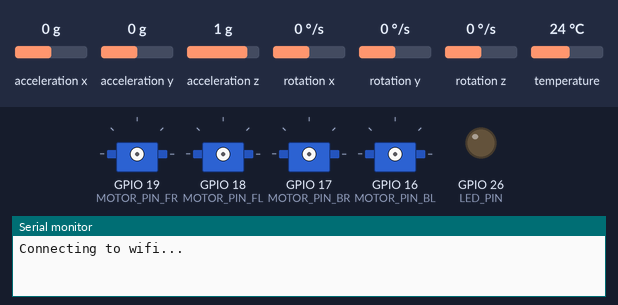
The program below on a simulated ESP32. Shown: 4 × servo, output pins drawn as LEDs (lit = HIGH), the last lines printed to the serial monitor. The inputs (shaded band) are chosen by the test bench; at power-on: acceleration x 0 g, acceleration y 0 g, acceleration z 1 g, rotation x 0 °/s, rotation y 0 °/s, rotation z 0 °/s, temperature 24 °C. WiFi joins after 1.5 s; servers stay silent unless stated.

Above: at 0.1 s.
At 8.2 s:
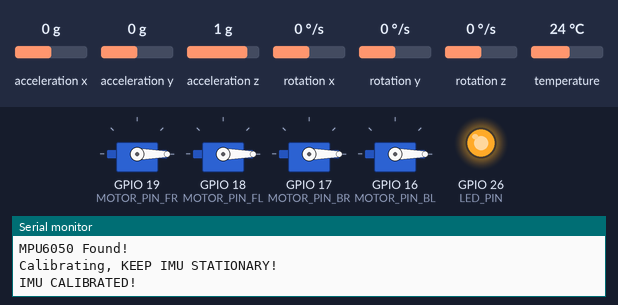
Timing chart, 0 to 9.7 s (numbered marks = the images above):
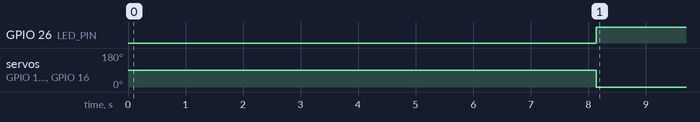

The program:

main.cpp
```cpp
#include <Arduino.h>
#include <ESP32Servo.h>
#include <Wire.h>
#include <MPU_funcs.h>

///////////////// COMMS /////////////////////////////
#include <Comms_funcs_gui.h>
//////////////// COMMS //////////////////////////////
#define KILL_SPEED 950
#define MIN_SPEED 1000
#define MAX_SPEED 2000
#define MOTOR_PIN_FR 19
#define MOTOR_PIN_FL 18
#define MOTOR_PIN_BR 17
#define MOTOR_PIN_BL 16
//-------------------
#define YAW_INDEX 0
#define PITCH_INDEX 1
#define ROLL_INDEX 2
#define THROTTLE_INDEX 3
//--------------------
#define LED_PIN 26
//--------------------
volatile unsigned int pulseLength[4] = {1500, 1500, 1500, 1200};
unsigned long ESCFRspeed, ESCFLspeed, ESCBRspeed, ESCBLspeed = 1000;
volatile int throttle;

// GLOBAL VARS FOR PID CONTROLLER
float angle_Setpoints[3] = {0,0,0}; // YAW, PITCH, ROLL
float errors[3];
float errorsSum[3] = {0,0,0}; // FOR THE INTEGRAL PART
float errorsDelta[3] = {0,0,0}; // FOR THE DERIVATIVE PART
float previousError[3] = {0,0,0}; // FOR THE DERIVATIVE PART

//PID COEFFICIENTS YAW,PITCH, ROLL
volatile float Kp[3] = {3 ,0 ,0};
volatile float Ki[3] = {0.02 ,0 ,0};
volatile float Kd[3] = {0 ,0 ,0};

Servo ESCFR;
Servo ESCFL;
Servo ESCBR;
Servo ESCBL;

float pitch, roll, yaw;
float yawPID, rollPID, pitchPID = 0;
float yawCommand, pitchCommand, rollCommand = 0;
//float batteryVoltage;

void escInit(){
  ESCFR.attach(MOTOR_PIN_FR,MIN_SPEED,MAX_SPEED);
  ESCFL.attach(MOTOR_PIN_FL,MIN_SPEED,MAX_SPEED);
  ESCBR.attach(MOTOR_PIN_BR,MIN_SPEED,MAX_SPEED);
  ESCBL.attach(MOTOR_PIN_BL,MIN_SPEED,MAX_SPEED);

}

void getAngles(){
  findAngles(&pitch,&roll,&yaw);
}

void escCalibration()
{
  // SEND MAX OUTPUT
  Serial.print("Now writing maximum output: (");
  Serial.print(MAX_SPEED);
  Serial.print(" us in this case)");
  Serial.print("\n");
  Serial.println("Turn on power source, then wait 2 seconds and press any key.");
  ESCFR.writeMicroseconds(MAX_SPEED);
  ESCFL.writeMicroseconds(MAX_SPEED);
  ESCBR.writeMicroseconds(MAX_SPEED);
  ESCBL.writeMicroseconds(MAX_SPEED);

  // WAIT FOR INPUT
  while (Serial.available() <= 0)
  {
    delay(100);
  }

  // SEND MIN OUTPUT
  Serial.println("\n");
  Serial.println("\n");
  Serial.print("Sending minimum output: (");
  Serial.print(MIN_SPEED);
  Serial.print(" us in this case)");
  Serial.print("\n");

  ESCFR.writeMicroseconds(MIN_SPEED);
  ESCFL.writeMicroseconds(MIN_SPEED);
  ESCBR.writeMicroseconds(MIN_SPEED);
  ESCBL.writeMicroseconds(MIN_SPEED);

  Serial.println("The ESCs are calibrated");
}

float minmax(float value, float min_value, float max_value)
{
  if (value > max_value)
  {
    value = max_value;
  }

  else if (value < min_value)
  {
    value = min_value;
  }

  return value;
}

void calculateErrors(){
  // Calculate current errors
  errors[YAW_INDEX] = yaw - yawCommand;
  errors[PITCH_INDEX] = pitch - pitchCommand;
  errors[ROLL_INDEX] = roll - rollCommand;

  // Calculate sum of errors : Integral coefficients

  errorsSum[YAW_INDEX] += errors[YAW_INDEX];
  errorsSum[PITCH_INDEX] += errors[PITCH_INDEX];
  errorsSum[ROLL_INDEX] += errors[ROLL_INDEX];

  // Keep values in acceptable range

  errorsSum[YAW_INDEX] = minmax(errorsSum[YAW_INDEX], -400, 400);
  errorsSum[PITCH_INDEX] = minmax(errorsSum[PITCH_INDEX], -400, 400);
  errorsSum[ROLL_INDEX] = minmax(errorsSum[ROLL_INDEX], -400, 400);

  // Calculate error delta : Derivative coefficients
  errorsDelta[YAW_INDEX] = errors[YAW_INDEX] - previousError[YAW_INDEX];
  errorsDelta[PITCH_INDEX] = errors[PITCH_INDEX] - previousError[PITCH_INDEX];
  errorsDelta[ROLL_INDEX] = errors[ROLL_INDEX] - previousError[ROLL_INDEX];

  // Save current error as previous_error for next time
  previousError[YAW_INDEX] = errors[YAW_INDEX];
  previousError[PITCH_INDEX] = errors[PITCH_INDEX];
  previousError[ROLL_INDEX] = errors[ROLL_INDEX];
}

void resetPidController(){
  errors[YAW_INDEX] = 0;
  errors[PITCH_INDEX] = 0;
  errors[ROLL_INDEX] = 0;

  errorsSum[YAW_INDEX] = 0;
  errorsSum[PITCH_INDEX] = 0;
  errorsSum[ROLL_INDEX] = 0;

  previousError[YAW_INDEX] = 0;
  previousError[PITCH_INDEX] = 0;
  previousError[ROLL_INDEX] = 0;
}

void pidController(){
  ///////////////// COMMS /////////////////////////////
  Kp[PITCH_INDEX] = newKp;
  Kp[ROLL_INDEX] = newKp;
  Ki[PITCH_INDEX] = newKi;
  Ki[ROLL_INDEX] = newKi;
  Kd[PITCH_INDEX] = newKd;
  Kd[ROLL_INDEX] = newKd;
  ///////////////// COMMS /////////////////////////////
  throttle  = throttleCmd; // Received throttle_pulse
    // Initialize motor commands with throttle
  ESCFRspeed = throttle;
  ESCFLspeed = throttle;
  ESCBRspeed = throttle;
  ESCBLspeed = throttle;

  if(throttle >= 1100){
    // PID = e.Kp + ∫e.Ki + Δe.Kd
    yawPID = (errors[YAW_INDEX]*Kp[YAW_INDEX])+(errorsSum[YAW_INDEX]*Ki[YAW_INDEX])+(errorsDelta[YAW_INDEX]*Kd[YAW_INDEX]);
    pitchPID = (errors[PITCH_INDEX]*Kp[PITCH_INDEX])+(errorsSum[PITCH_INDEX]*Ki[PITCH_INDEX])+(errorsDelta[PITCH_INDEX]*Kd[PITCH_INDEX]);
    rollPID = (errors[ROLL_INDEX]*Kp[ROLL_INDEX])+(errorsSum[ROLL_INDEX]*Ki[ROLL_INDEX])+(errorsDelta[ROLL_INDEX]*Kd[ROLL_INDEX]);
    // LIMIT THE VALUES OF THE CORRECTION
    yawPID = minmax(yawPID,-400,400);
    pitchPID = minmax(pitchPID,-400,400);
    rollPID = minmax(rollPID,-400,400);
    // Calculate pulse duration for each ESC
    ESCFRspeed = throttle + rollPID + pitchPID - yawPID;
    ESCFLspeed = throttle - rollPID + pitchPID + yawPID;
    ESCBRspeed = throttle + rollPID - pitchPID + yawPID;
    ESCBLspeed = throttle - rollPID - pitchPID - yawPID;
    // Prevent out-of-range-values
    ESCFRspeed = minmax(ESCFRspeed, 1050, 1800);
    ESCFLspeed = minmax(ESCFLspeed, 1050, 1800);
    ESCBRspeed = minmax(ESCBRspeed, 1050, 1800);
    ESCBLspeed = minmax(ESCBLspeed, 1050, 1800);
  }
}


void secMeasure(){
  //ESCFLspeed, ESCFRspeed, ESCBRspeed, ESCBLspeed = 1000;
  ESCFR.writeMicroseconds(1000);
  ESCFL.writeMicroseconds(1000);
  ESCBR.writeMicroseconds(1000);
  ESCBL.writeMicroseconds(1000);
  pinMode(LED_PIN,0);
  delay(15000);
}

void motorSpeed(){
  ESCFR.writeMicroseconds(ESCFRspeed);
  ESCFL.writeMicroseconds(ESCFLspeed);
  ESCBR.writeMicroseconds(ESCBRspeed);
  ESCBL.writeMicroseconds(ESCBLspeed);
}


void setup(){
  pinMode(LED_PIN,OUTPUT);
  Serial.begin(9600);
  ///////////////// COMMS /////////////////////////////
  connectToWifi();
  server.begin();
  ///////////////// COMMS /////////////////////////////
  imuSetup();
  escInit();
  //escCalibration();
  imuCalibration();

  resetPidController();
}
void loop(){
  while (killFlag!=1){
    /* now = millis();
    deltaTime = now - previousTime; */
    ///////////////// ADDED FOR COMMS /////////////////////////////
    WiFiClient client = server.available();
    if (client) {
      handleClientRequest(client);
    }
    ///////////////// ADDED FOR COMMS /////////////////////////////
    digitalWrite(LED_PIN,1);
    getAngles();


    calculateErrors();
    pidController();
    motorSpeed();
    /////////////////////// IN CASE WIFI DISCONNECTS //////////////////////////
    if (WiFi.status() != WL_CONNECTED){
      ESCFR.writeMicroseconds(1200);
      ESCFL.writeMicroseconds(1200);
      ESCBR.writeMicroseconds(1200);
      ESCBL.writeMicroseconds(1200);
    }
    /////////////////////// IN CASE WIFI DISCONNECTS //////////////////////////

    ///////////////// ADDED FOR COMMS /////////////////////////////
    /* log("Throttle :");
    logln(throttleCmd);
    log("Kp :");
    logln(Kp[PITCH_INDEX]);
    log("Ki :");
    logln(Ki[PITCH_INDEX]);
    log("Kd :");
    logln(Kd[PITCH_INDEX]);
    log("FLAG");
    logln(killFlag); */
    ///////////////// ADDED FOR COMMS /////////////////////////////

    ////////////////////////////////// ESCs DEBUG //////////////////////////////////
    /* int i = 0;
    if (i%500 == 0) {
      log("FRONT RIGHT : ");
      log(ESCFRspeed);
      logln("///////////");
      log("FRONT LEFT : ");
      log(ESCFLspeed);
      logln("///////////");
      log("BACK RIGHT : ");
      log(ESCBRspeed);
      logln("///////////");
      log("BACK LEFT : ");
      log(ESCBLspeed);
      logln("///////////");
    }
    i++; */
    ////////////////////////////////// ESCs DEBUG //////////////////////////////////
    // previousTime = now;
    /* logln(Kp[PITCH_INDEX]);
    logln(Kp[ROLL_INDEX]);
    logln(Ki[PITCH_INDEX]);
    logln(Ki[ROLL_INDEX]);
    logln(Kd[PITCH_INDEX]);
    logln(Kd[ROLL_INDEX]); */
  }
  secMeasure(); exit(0);
  /* if(deltaTime > 8){
    calculateErrors();
    pidController();
    motorSpeed();
  } */
}


// ROLL RIGHT IS GOOD, RIGHT MOTORS ARE ACCELERATING.
// ROLL LEFT IS GOOD, LEFT MOTORS ARE ACCELERATING.
// PITCH FORWARD IS GOOD, FRONT MOTORS ARE ACCELERATING.
// PITCH BACK IS GOOD, BACK MOTORS ARE ACCELERATING. 
```

Comms_funcs_gui.h
```cpp
#include <Arduino.h>
#include <Wifi.h>
#include <WiFiserver.h>


WiFiServer server(80);

#define log Serial.print
#define logln Serial.println

#define WIFI_TIMEOUT_MS 20000

const char* ssid = "Quedusalzerr";
const char* password = "667MMSovg";

volatile uint16_t throttleCmd = 1000, prevThrottle;
volatile int killFlag = 0;
volatile float newKp, newKi, newKd = 0;

void connectToWifi(){
  log("Connecting to wifi");
  WiFi.mode(WIFI_STA);             //THE ESP CONNECTS TO AN EXISTING WIFI NETWORK (STA = STATION)(AP = ACCESS POINT)
  WiFi.begin(ssid,password);

  //unsigned long startConnectionTime = millis();

  while(WiFi.status() != WL_CONNECTED){
    log(".");
    delay(100);
  }

  if(WiFi.status() != WL_CONNECTED){
    logln("Connection timed out.");
  } else {
    logln("Connected successfully!");
    logln(WiFi.localIP());
  }
}


void handleClientRequest(WiFiClient client){
  Serial.println("New client");
  uint16_t th, flag;
  float kp, ki, kd;
  uint8_t buf[16];

  // Receive the packed values from the client
  client.read((uint8_t*)buf, 16);

  // Unpack the values
  th = *(uint16_t*)(&buf[0]);
  kp = *(float*)(&buf[2]);
  ki = *(float*)(&buf[6]);
  kd = *(float*)(&buf[10]);
  flag = *(uint16_t*)(&buf[14]);

  // Print the values
  /* Serial.print("th = ");
  Serial.println(th);
  Serial.print("kp = ");
  Serial.println(kp);
  Serial.print("ki = ");
  Serial.println(ki);
  Serial.print("kd = ");
  Serial.println(kd); */
  if (th == 0) throttleCmd = prevThrottle;                    // ERROR CHECKING
  else throttleCmd = th;
  newKp = kp;
  newKi = ki;
  newKd = kd;
  killFlag = flag;

  prevThrottle = throttleCmd;                                 // ERROR CHECKING

  // Send a response back to the client
  client.write((uint8_t*)&th, 2);
}
```

MPU_funcs.h
```cpp
#ifndef _MPU_FUNCS_H
#define _MPU_FUNCS_H

#include <Arduino.h>
#include <Adafruit_MPU6050.h>
#include <Adafruit_Sensor.h>
#include <Wire.h>


#define CALIB_NB 1500

Adafruit_MPU6050 mpu;
sensors_event_t accelero, gyroscope, tempurature;


float AccX, AccY, AccZ;
float GyroX, GyroY, GyroZ;
float AccXangleError, AccYangleError, GyroXError, GyroYError, GyroZError;
float PreviousYaw, PreviousGyroX, PreviousGyroY, PreviousGyroZ = 0;
float AngleFromAccX, AngleFromAccY;

float currentTime, previousTime, elapsedTime;


void imuSetup(){
  while (!Serial)
    delay(10);

  Serial.println("MPU 6050");

  if (!mpu.begin()) {
    Serial.println("Failed to find MPU6050 chip");
    while (1) {
      delay(10);
    }
  }
  Serial.println("MPU6050 Found!");
  mpu.setAccelerometerRange(MPU6050_RANGE_8_G);
  mpu.setGyroRange(MPU6050_RANGE_500_DEG);
  mpu.setFilterBandwidth(MPU6050_BAND_94_HZ);
}

void resetAngles(float *pitch_angle, float *roll_angle, float *yaw_angle){
    mpu.getEvent(&accelero, &gyroscope, &tempurature);
    *pitch_angle = (atan(AccY / sqrt(pow(AccX, 2) + pow(AccZ, 2))) * 180 / PI);
    *roll_angle = (atan(-1 * AccX / sqrt(pow(AccY, 2) + pow(AccZ, 2))) * 180 / PI);
    *yaw_angle = GyroZ;
}

void imuCalibration(){
  Serial.println("Calibrating, KEEP IMU STATIONARY!");
  float prevYawError = 0;
  int iter = 0;
  AccXangleError = 0;
  AccYangleError = 0;
  while (iter<CALIB_NB){
    mpu.getEvent(&accelero,&gyroscope,&tempurature);
    AccX = (accelero.acceleration.x);
    AccY = (accelero.acceleration.y);
    AccZ = (accelero.acceleration.z);
    AccXangleError += atan2(AccY, sqrt(pow(AccZ,2) + pow(AccX,2))) * 180/PI;
    AccYangleError +=  atan2(-AccX, sqrt(pow(AccY,2) + pow(AccZ,2))) * 180/PI;
    iter++;
  }
  AccXangleError = AccXangleError/CALIB_NB;
  AccYangleError = AccYangleError/CALIB_NB;

  iter = 0;
  GyroXError, GyroYError, GyroZError, prevYawError = 0;
   while (iter<CALIB_NB){
    mpu.getEvent(&accelero,&gyroscope,&tempurature);
    GyroX = gyroscope.gyro.x;
    GyroY = gyroscope.gyro.y;
    GyroZ = gyroscope.gyro.z;

    GyroZ = 0.2 * GyroZ + 0.8 * prevYawError;
    prevYawError = GyroZ;

    GyroXError += GyroX;
    GyroYError += GyroY;
    GyroZError += GyroZ;
    iter++;
  }
  GyroXError = GyroXError/CALIB_NB;
  GyroYError = GyroYError/CALIB_NB;
  GyroZError = GyroZError/CALIB_NB;

  Serial.println("IMU CALIBRATED!");
}

void findAngles(float *pitch_angle, float *roll_angle, float *yaw_angle){
  mpu.getEvent(&accelero,&gyroscope,&tempurature);
  //Gyro values
  GyroX = gyroscope.gyro.x - (GyroXError);
  GyroY = gyroscope.gyro.y - (GyroYError);
  GyroZ = gyroscope.gyro.z - (GyroZError);

  // Accelerometer values
  AccX = (accelero.acceleration.x);
  AccY = (accelero.acceleration.y);
  AccZ = (accelero.acceleration.z);

  AngleFromAccX = atan2(AccY, sqrt(pow(AccZ,2) + pow(AccX,2))) * 180/PI - AccXangleError;
  AngleFromAccY = atan2(-AccX, sqrt(pow(AccY,2) + pow(AccZ,2))) * 180/PI - AccYangleError;
  /* AngleFromAccX = (atan2(AccY,AccZ)* 180/PI) - AccXangleError;
  AngleFromAccY = (asin(AccX/9.81) * 180/PI) - AccYangleError; */


  previousTime = currentTime;
  currentTime = millis();
  elapsedTime = (currentTime-previousTime)/1000; //convert to seconds


  *pitch_angle = 0.9996*(*pitch_angle+(GyroY*elapsedTime*180)/PI) + 0.0004*AngleFromAccY;
  *roll_angle = 0.9996*(*roll_angle+(GyroX*elapsedTime*180)/PI) + 0.0004*AngleFromAccX;
  *yaw_angle = 0.8*(*yaw_angle+(GyroZ*elapsedTime*180)/PI) + 0.2*PreviousYaw;

  PreviousYaw = *yaw_angle;

  /* Serial.print(*pitch_angle);
  Serial.print(" ////// ");
  Serial.print(*roll_angle);
  Serial.print(" /////// ");
  Serial.println(*yaw_angle); */

}


#endif
```

Measured:
- by itself, GPIO 26 (LED_PIN): LOW → HIGH at 8.1 s
- by itself, servo on GPIO 19 (MOTOR_PIN_FR), servo on GPIO 18 (MOTOR_PIN_FL), servo on GPIO 17 (MOTOR_PIN_BR), servo on GPIO 16 (MOTOR_PIN_BL): 90° → 0° at 8.1 s
